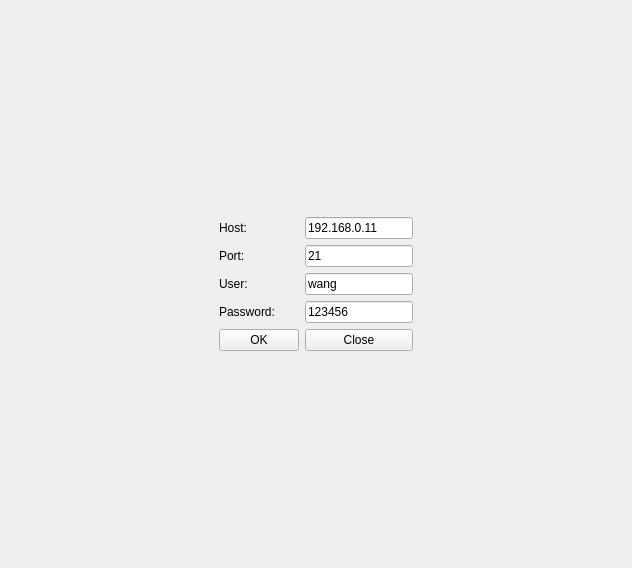
<?xml version="1.0" encoding="UTF-8"?>
<ui version="4.0">
 <class>Window::FtpWidget</class>
 <widget class="QWidget" name="Window::FtpWidget">
  <property name="geometry">
   <rect>
    <x>0</x>
    <y>0</y>
    <width>632</width>
    <height>568</height>
   </rect>
  </property>
  <property name="windowTitle">
   <string>FtpWidget</string>
  </property>
  <layout class="QHBoxLayout" name="horizontalLayout_3">
   <item>
    <widget class="QStackedWidget" name="stackedWidgetFtp">
     <property name="currentIndex">
      <number>1</number>
     </property>
     <widget class="QWidget" name="pageFtp">
      <layout class="QVBoxLayout" name="verticalLayout_2" stretch="0,10,0">
       <item>
        <widget class="QWidget" name="widget" native="true">
         <layout class="QHBoxLayout" name="horizontalLayout" stretch="1,1,20">
          <item>
           <widget class="QPushButton" name="btnRefresh">
            <property name="text">
             <string>刷新</string>
            </property>
           </widget>
          </item>
          <item>
           <widget class="QPushButton" name="btnReturn">
            <property name="text">
             <string>回退上级</string>
            </property>
           </widget>
          </item>
          <item>
           <widget class="QLineEdit" name="editPath"/>
          </item>
         </layout>
        </widget>
       </item>
       <item>
        <widget class="QWidget" name="widgetMain" native="true">
         <layout class="QHBoxLayout" name="horizontalLayout_2">
          <item>
           <widget class="QSplitter" name="splitter">
            <property name="orientation">
             <enum>Qt::Horizontal</enum>
            </property>
            <widget class="QTableWidget" name="tableWidgetFileList"/>
            <widget class="QGroupBox" name="groupBoxDetailedInfo">
             <property name="title">
              <string>详细信息</string>
             </property>
             <layout class="QVBoxLayout" name="verticalLayout" stretch="2,1,1,0">
              <item>
               <widget class="QLabel" name="labelImage">
                <property name="text">
                 <string>图标</string>
                </property>
               </widget>
              </item>
              <item>
               <widget class="QLabel" name="labelName">
                <property name="text">
                 <string>名称</string>
                </property>
               </widget>
              </item>
              <item>
               <widget class="QLabel" name="labelModifyTime">
                <property name="text">
                 <string>修改日期</string>
                </property>
               </widget>
              </item>
              <item>
               <spacer name="verticalSpacer">
                <property name="orientation">
                 <enum>Qt::Vertical</enum>
                </property>
                <property name="sizeHint" stdset="0">
                 <size>
                  <width>20</width>
                  <height>40</height>
                 </size>
                </property>
               </spacer>
              </item>
             </layout>
            </widget>
           </widget>
          </item>
         </layout>
        </widget>
       </item>
       <item>
        <widget class="QWidget" name="widget_3" native="true">
         <layout class="QHBoxLayout" name="horizontalLayout_5">
          <item>
           <widget class="QLabel" name="labelFtpStatus">
            <property name="text">
             <string>未连接</string>
            </property>
           </widget>
          </item>
         </layout>
        </widget>
       </item>
      </layout>
     </widget>
     <widget class="QWidget" name="pageLogin">
      <layout class="QHBoxLayout" name="horizontalLayout_4" stretch="1,0,1">
       <item>
        <spacer name="horizontalSpacer_2">
         <property name="orientation">
          <enum>Qt::Horizontal</enum>
         </property>
         <property name="sizeHint" stdset="0">
          <size>
           <width>40</width>
           <height>20</height>
          </size>
         </property>
        </spacer>
       </item>
       <item>
        <widget class="QWidget" name="widget_2" native="true">
         <layout class="QGridLayout" name="gridLayout_2" rowstretch="0,0,0,0,0,0,0" columnstretch="0,0">
          <item row="0" column="1">
           <spacer name="verticalSpacer_2">
            <property name="orientation">
             <enum>Qt::Vertical</enum>
            </property>
            <property name="sizeHint" stdset="0">
             <size>
              <width>20</width>
              <height>40</height>
             </size>
            </property>
           </spacer>
          </item>
          <item row="2" column="0">
           <widget class="QLabel" name="labelPort">
            <property name="text">
             <string>Port: </string>
            </property>
           </widget>
          </item>
          <item row="1" column="1">
           <widget class="QLineEdit" name="editHost">
            <property name="text">
             <string>192.168.0.11</string>
            </property>
           </widget>
          </item>
          <item row="1" column="0">
           <widget class="QLabel" name="labelHost">
            <property name="text">
             <string>Host: </string>
            </property>
           </widget>
          </item>
          <item row="4" column="1">
           <widget class="QLineEdit" name="editPassword">
            <property name="text">
             <string>123456</string>
            </property>
           </widget>
          </item>
          <item row="6" column="1">
           <spacer name="verticalSpacer_3">
            <property name="orientation">
             <enum>Qt::Vertical</enum>
            </property>
            <property name="sizeHint" stdset="0">
             <size>
              <width>20</width>
              <height>40</height>
             </size>
            </property>
           </spacer>
          </item>
          <item row="3" column="0">
           <widget class="QLabel" name="labelUser">
            <property name="text">
             <string>User: </string>
            </property>
           </widget>
          </item>
          <item row="3" column="1">
           <widget class="QLineEdit" name="editUser">
            <property name="text">
             <string>wang</string>
            </property>
           </widget>
          </item>
          <item row="4" column="0">
           <widget class="QLabel" name="labelPassword">
            <property name="text">
             <string>Password: </string>
            </property>
           </widget>
          </item>
          <item row="2" column="1">
           <widget class="QLineEdit" name="editPort">
            <property name="text">
             <string>21</string>
            </property>
           </widget>
          </item>
          <item row="5" column="0">
           <widget class="QPushButton" name="btnLoginOK">
            <property name="text">
             <string>OK</string>
            </property>
           </widget>
          </item>
          <item row="5" column="1">
           <widget class="QPushButton" name="btnLoginClose">
            <property name="text">
             <string>Close</string>
            </property>
           </widget>
          </item>
         </layout>
        </widget>
       </item>
       <item>
        <spacer name="horizontalSpacer">
         <property name="orientation">
          <enum>Qt::Horizontal</enum>
         </property>
         <property name="sizeHint" stdset="0">
          <size>
           <width>40</width>
           <height>20</height>
          </size>
         </property>
        </spacer>
       </item>
      </layout>
     </widget>
    </widget>
   </item>
  </layout>
 </widget>
 <resources/>
 <connections/>
</ui>
